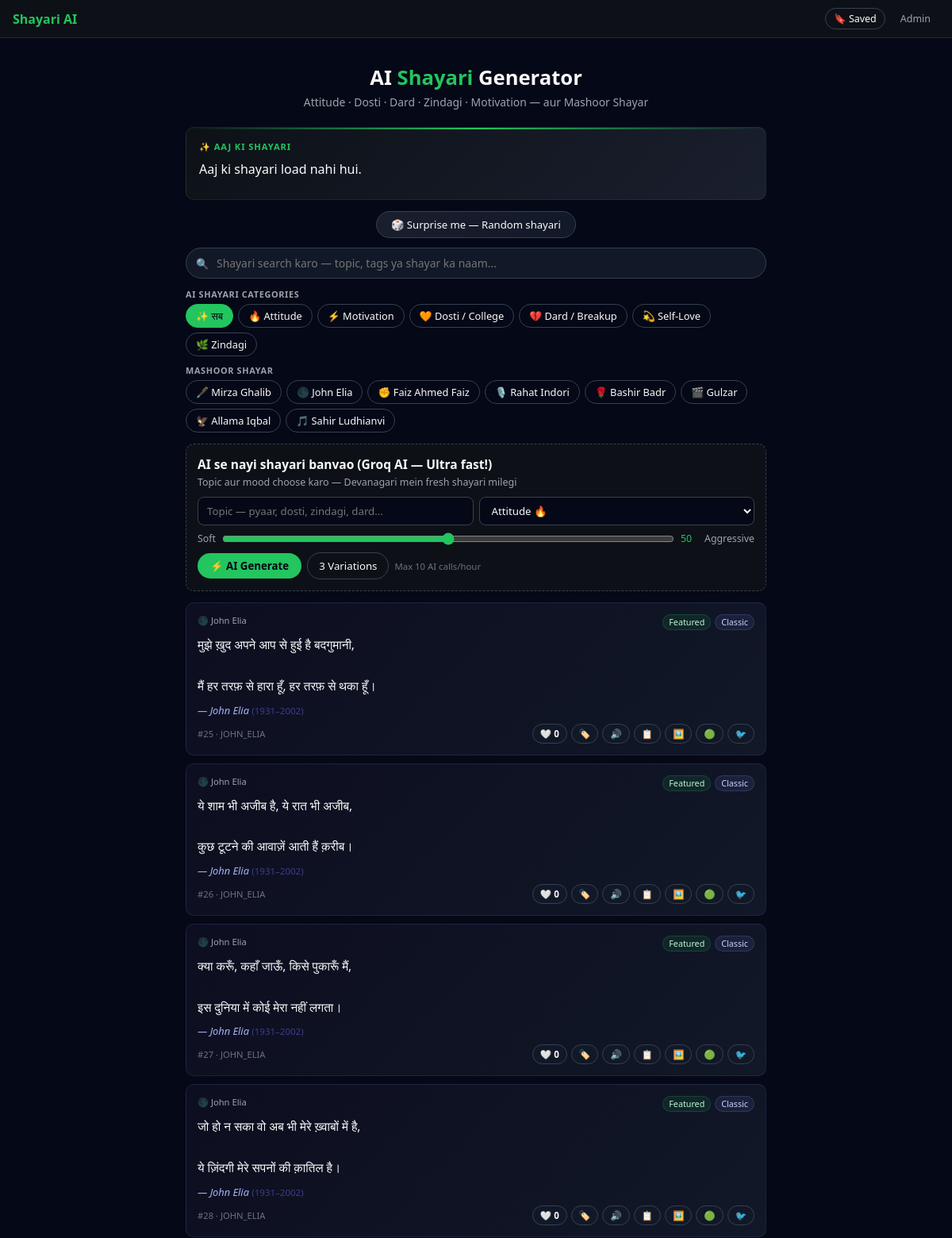
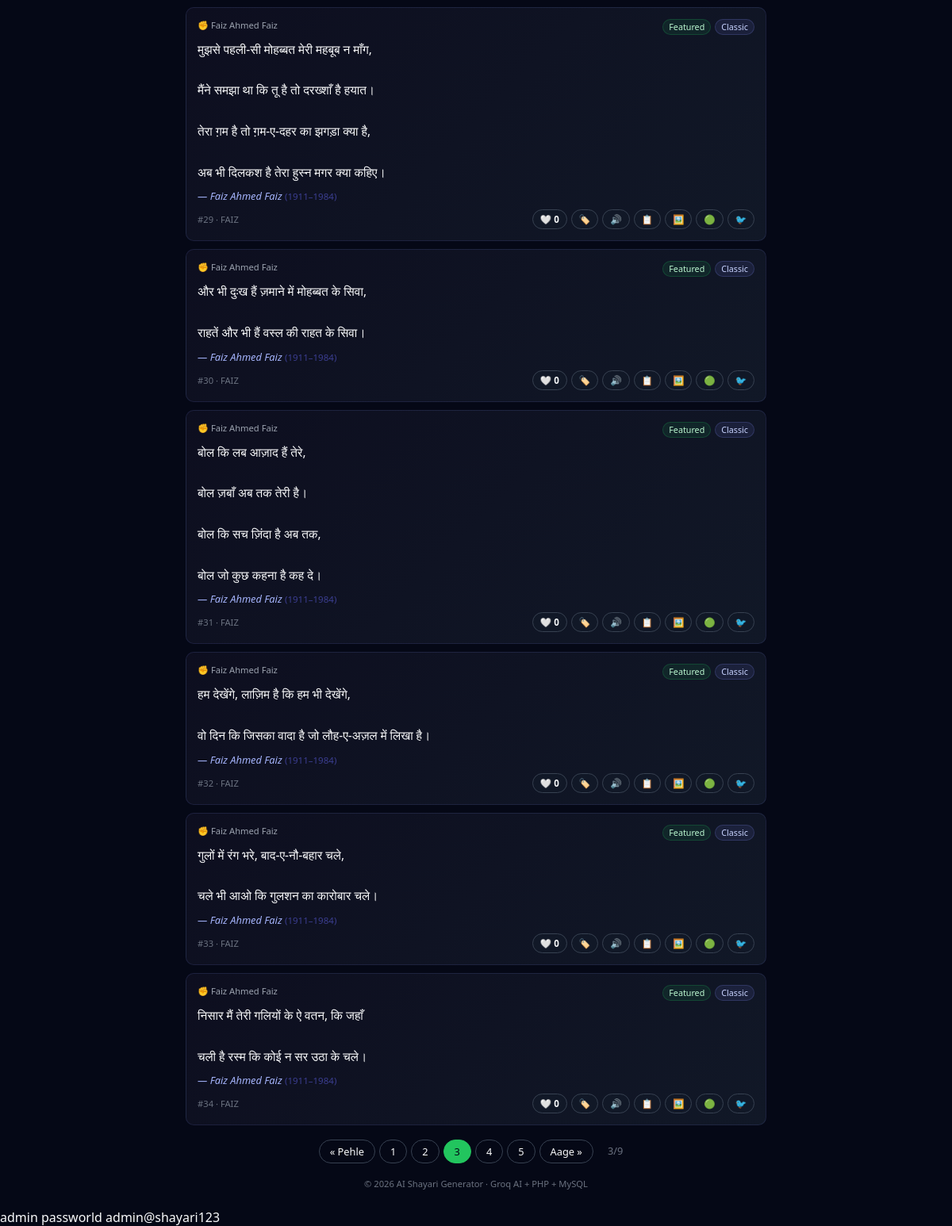
The page /?cat=ALL&page=3 on the database its author committed (2 pictures, top to bottom).
### tables this page shows
CREATE TABLE IF NOT EXISTS shayaris (
  id INT AUTO_INCREMENT PRIMARY KEY,
  text TEXT NOT NULL,
  category VARCHAR(50) NOT NULL,
  tags VARCHAR(200),
  is_featured TINYINT(1) DEFAULT 0,
  likes INT DEFAULT 0,
  poet VARCHAR(100) DEFAULT NULL,
  poet_era VARCHAR(50) DEFAULT NULL,
  created_at TIMESTAMP DEFAULT CURRENT_TIMESTAMP
);

### index.php (the view, shortened to what this page needs)
<?php
require_once 'config.php';
$categories = [
    'ALL'           => ['label'=>'सब',              'emoji'=>'✨'],
    'ATTITUDE'      => ['label'=>'Attitude',        'emoji'=>'🔥'],
    'MOTIVATION'    => ['label'=>'Motivation',      'emoji'=>'⚡'],
    'DOSTI_COLLEGE' => ['label'=>'Dosti / College', 'emoji'=>'🧡'],
    'DARD'          => ['label'=>'Dard / Breakup',  'emoji'=>'💔'],
    'SELF'          => ['label'=>'Self-Love',       'emoji'=>'💫'],
    'ZINDAGI'       => ['label'=>'Zindagi',         'emoji'=>'🌿'],
    'GHALIB'        => ['label'=>'Mirza Ghalib',    'emoji'=>'🖋️'],
    'JOHN_ELIA'     => ['label'=>'John Elia',       'emoji'=>'🌑'],
    'FAIZ'          => ['label'=>'Faiz Ahmed Faiz', 'emoji'=>'✊'],
    'RAHAT'         => ['label'=>'Rahat Indori',    'emoji'=>'🎙️'],
    'BASHIR_BADR'   => ['label'=>'Bashir Badr',     'emoji'=>'🌹'],
    'GULZAR'        => ['label'=>'Gulzar',          'emoji'=>'🎬'],
    'IQBAL'         => ['label'=>'Allama Iqbal',    'emoji'=>'🦅'],
    'SAHIR'         => ['label'=>'Sahir Ludhianvi', 'emoji'=>'🎵'],
];
$famousPoets  = ['GHALIB','JOHN_ELIA','FAIZ','RAHAT','BASHIR_BADR','GULZAR','IQBAL','SAHIR'];
$aiCategories = ['ALL','ATTITUDE','MOTIVATION','DOSTI_COLLEGE','DARD','SELF','ZINDAGI'];
$currentCat = $_GET['cat']  ?? 'ALL';
$page       = max(1, intval($_GET['page'] ?? 1));
$perPage    = 10;
$offset     = ($page - 1) * $perPage;
if ($currentCat === 'ALL') {
    $cntS = $conn->prepare("SELECT COUNT(*) as c FROM shayaris");
    $cntS->execute();
    $total = $cntS->get_result()->fetch_assoc()['c'];
    $stmt  = $conn->prepare("SELECT * FROM shayaris ORDER BY is_featured DESC, created_at DESC LIMIT ? OFFSET ?");
    $stmt->bind_param("ii", $perPage, $offset);
}
$stmt->execute();
$result     = $stmt->get_result();
$totalPages = max(1, ceil($total / $perPage));
$bookmarks  = $_SESSION['bookmarks'] ?? [];
?>
<!DOCTYPE html>
<html lang="hi">
<head>
</head>
<body>
<nav>
  <div class="nav-brand">Shayari AI</div>
  <div class="nav-right">
    <button class="nav-bm-btn" id="nav-bm-btn" onclick="openBmModal()">
      🔖 Saved <span class="bm-count" id="bm-count"><?= count($bookmarks) ?></span>
    </button>
    <a href="admin.php">Admin</a>
  </div>
</nav>
<div class="wrap">
  <header>
    <h1>AI <span>Shayari</span> Generator</h1>
    <p>Attitude · Dosti · Dard · Zindagi · Motivation — aur Mashoor Shayar</p>
  </header>
  <div class="sotd-wrap" id="sotd-wrap">
    <div class="sotd-label">✨ Aaj ki shayari</div>
    <div class="sotd-text" id="sotd-text">Loading...</div>
  </div>
  <div class="random-wrap">
    <button class="btn-random" onclick="openRandom()">🎲 Surprise me — Random shayari</button>
  </div>
  <div class="search-wrap">
    <span class="si">🔍</span>
    <input type="text" id="search-inp" placeholder="Shayari search karo — topic, tags ya shayar ka naam..." autocomplete="off">
  </div>
  <div class="sec-label">AI Shayari Categories</div>
  <div class="cats">
    <?php foreach ($aiCategories as $k):
      $c = $categories[$k];
      $isZ = $k === 'ZINDAGI';
    ?>
    <a href="?cat=<?= $k ?>" class="cat-btn <?= $isZ ? 'zindagi-btn' : '' ?> <?= $currentCat===$k ? 'active' : '' ?>">
      <?= $c['emoji'] ?> <?= htmlspecialchars($c['label']) ?>
    </a>
    <?php endforeach; ?>
  </div>
  <div class="sec-label" style="margin-top:10px">Mashoor Shayar</div>
  <div class="cats">
    <?php foreach ($famousPoets as $k):
      $c = $categories[$k];
    ?>
    <a href="?cat=<?= $k ?>" class="cat-btn poet <?= $currentCat===$k ? 'active' : '' ?>">
      <?= $c['emoji'] ?> <?= htmlspecialchars($c['label']) ?>
    </a>
    <?php endforeach; ?>
  </div>
  <div class="gen-box">
    <div class="gen-title">AI se nayi shayari banvao (Groq AI — Ultra fast!)</div>
    <div class="gen-sub">Topic aur mood choose karo — Devanagari mein fresh shayari milegi</div>
    <div class="gen-row">
      <input type="text" id="topic" placeholder="Topic — pyaar, dosti, zindagi, dard...">
      <select id="mood">
        <option value="ATTITUDE">Attitude 🔥</option>
      </select>
    </div>
    <div class="tone-row">
      <label>Soft</label>
      <input type="range" id="tone" min="0" max="100" value="50">
      <span class="tone-val" id="tone-val">50</span>
      <label>Aggressive</label>
    </div>
    <div class="gen-btns">
      <button class="btn-gen" id="btn-gen">⚡ AI Generate</button>
      <button class="btn-var" id="btn-var">3 Variations</button>
      <span class="rate-note">Max 10 AI calls/hour</span>
    </div>
  </div>
  <div class="list" id="shayari-list">
    <?php
    while ($row = $result->fetch_assoc()):
      $cat  = $row['category'];
      $isP  = in_array($cat, $famousPoets);
      $isZ  = $cat === 'ZINDAGI';
      $cd   = $categories[$cat] ?? ['label'=>$cat,'emoji'=>''];
      $clbl = $cd['emoji'].' '.$cd['label'];
      $liked= isset($_SESSION['liked_'.$row['id']]);
      $bmd  = in_array($row['id'], $bookmarks);
      $pn   = $row['poet'] ?? '';
      $pe   = $row['poet_era'] ?? '';
      $waText = urlencode($row['text'] . ($pn ? "\n\n— $pn" : '') . "\n\n(AI Shayari)");
      $twText = urlencode($row['text'] . ($pn ? " — $pn" : ''));
    ?>
    <div class="card <?= $isP?'poet-card':($isZ?'zindagi-card':'') ?>" id="card-<?= $row['id'] ?>">
      <div class="card-top">
        <div class="cat-label"><?= htmlspecialchars($clbl, ENT_QUOTES, 'UTF-8') ?></div>
        <div class="badges">
          <?php if($row['is_featured']): ?><span class="bdg featured">Featured</span><?php endif; ?>
          <?php if($isP): ?><span class="bdg classic">Classic</span><?php endif; ?>
        </div>
      </div>
      <div class="shayari-text"><?= nl2br(htmlspecialchars($row['text'], ENT_QUOTES, 'UTF-8')) ?></div>
      <?php if($pn): ?>
      <div class="poet-credit">— <?= htmlspecialchars($pn) ?> <?php if($pe): ?><span class="era">(<?= htmlspecialchars($pe) ?>)</span><?php endif; ?></div>
      <?php endif; ?>
      <div class="card-foot">
        <div class="card-meta">#<?= $row['id'] ?> · <?= htmlspecialchars($cat) ?></div>
        <div class="actions">
          <button class="btn like-btn <?= $liked?'liked':'' ?>" data-id="<?= $row['id'] ?>">
            <?= $liked?'❤️':'🤍' ?> <span class="lc"><?= $row['likes'] ?></span>
          </button>
          <button class="btn bm-btn <?= $bmd?'saved':'' ?>" data-id="<?= $row['id'] ?>"><?= $bmd?'🔖':'🏷️' ?></button>
          <button class="btn tts-btn" data-text="<?= htmlspecialchars($row['text'], ENT_QUOTES, 'UTF-8') ?>">🔊</button>
          <button class="btn copy-btn" data-text="<?= htmlspecialchars($row['text'], ENT_QUOTES, 'UTF-8') ?>">📋</button>
          <button class="btn img-btn" data-text="<?= htmlspecialchars($row['text'], ENT_QUOTES, 'UTF-8') ?>" data-cat="<?= htmlspecialchars($clbl) ?>" data-poet="<?= htmlspecialchars($pn) ?>">🖼️</button>
          <a class="btn" href="https://api.whatsapp.com/send?text=<?= $waText ?>" target="_blank" rel="noopener">🟢</a>
          <a class="btn" href="https://twitter.com/intent/tweet?text=<?= $twText ?>" target="_blank" rel="noopener">🐦</a>
        </div>
      </div>
    </div>
    <?php endwhile; ?>
  </div>
  <?php if($totalPages > 1): ?>
  <div class="pager">
    <?php if($page>1): ?><a href="?cat=<?= $currentCat ?>&page=<?= $page-1 ?>">« Pehle</a><?php endif; ?>
    <?php for($i=max(1,$page-2);$i<=min($totalPages,$page+2);$i++): ?>
    <a href="?cat=<?= $currentCat ?>&page=<?= $i ?>" class="<?= $i===$page?'active':'' ?>"><?= $i ?></a>
    <?php endfor; ?>
    <?php if($page<$totalPages): ?><a href="?cat=<?= $currentCat ?>&page=<?= $page+1 ?>">Aage »</a><?php endif; ?>
    <span><?= $page ?>/<?= $totalPages ?></span>
  </div>
  <?php endif; ?>
  <footer>© <?= date('Y') ?> AI Shayari Generator · Groq AI + PHP + MySQL</footer>
</div>
</body>
</html>

### rows shown on the page
shayaris: category "🌑 John Elia", is_featured "Featured", shows "Classic", text "मुझे ख़ुद अपने आप से हुई है बदगुमानी, मैं हर तरफ़ से हारा हूँ, हर तरफ़ से थका हूँ।", poet "John Elia", poet_era "1931–2002", id "25", category "JOHN_ELIA", likes "0"
shayaris: category "🌑 John Elia", is_featured "Featured", shows "Classic", text "ये शाम भी अजीब है, ये रात भी अजीब, कुछ टूटने की आवाज़ें आती हैं क़रीब।", poet "John Elia", poet_era "1931–2002", id "26", category "JOHN_ELIA", likes "0"
shayaris: category "🌑 John Elia", is_featured "Featured", shows "Classic", text "क्या करूँ, कहाँ जाऊँ, किसे पुकारूँ मैं, इस दुनिया में कोई मेरा नहीं लगता।", poet "John Elia", poet_era "1931–2002", id "27", category "JOHN_ELIA", likes "0"
shayaris: category "🌑 John Elia", is_featured "Featured", shows "Classic", text "जो हो न सका वो अब भी मेरे ख़्वाबों में है, ये ज़िंदगी मेरे सपनों की क़ातिल है।", poet "John Elia", poet_era "1931–2002", id "28", category "JOHN_ELIA", likes "0"
shayaris: category "✊ Faiz Ahmed Faiz", is_featured "Featured", shows "Classic", text "मुझसे पहली-सी मोहब्बत मेरी महबूब न माँग, मैंने समझा था कि तू है तो दरख्शाँ है हयात। तेरा ग़म है तो ग़म-ए-दहर का झगड़ा क्या है, अब भी दिलकश है तेरा हुस्न मगर क्या कहिए।", poet "Faiz Ahmed Faiz", poet_era "1911–1984", id "29", category "FAIZ", likes "0"
shayaris: category "✊ Faiz Ahmed Faiz", is_featured "Featured", shows "Classic", text "और भी दुःख हैं ज़माने में मोहब्बत के सिवा, राहतें और भी हैं वस्ल की राहत के सिवा।", poet "Faiz Ahmed Faiz", poet_era "1911–1984", id "30", category "FAIZ", likes "0"
shayaris: category "✊ Faiz Ahmed Faiz", is_featured "Featured", shows "Classic", text "बोल कि लब आज़ाद हैं तेरे, बोल ज़बाँ अब तक तेरी है। बोल कि सच ज़िंदा है अब तक, बोल जो कुछ कहना है कह दे।", poet "Faiz Ahmed Faiz", poet_era "1911–1984", id "31", category "FAIZ", likes "0"
shayaris: category "✊ Faiz Ahmed Faiz", is_featured "Featured", shows "Classic", text "हम देखेंगे, लाज़िम है कि हम भी देखेंगे, वो दिन कि जिसका वादा है जो लौह-ए-अज़ल में लिखा है।", poet "Faiz Ahmed Faiz", poet_era "1911–1984", id "32", category "FAIZ", likes "0"
shayaris: category "✊ Faiz Ahmed Faiz", is_featured "Featured", shows "Classic", text "गुलों में रंग भरे, बाद-ए-नौ-बहार चले, चले भी आओ कि गुलशन का कारोबार चले।", poet "Faiz Ahmed Faiz", poet_era "1911–1984", id "33", category "FAIZ", likes "0"
shayaris: category "✊ Faiz Ahmed Faiz", is_featured "Featured", shows "Classic", text "निसार मैं तेरी गलियों के ऐ वतन, कि जहाँ चली है रस्म कि कोई न सर उठा के चले।", poet "Faiz Ahmed Faiz", poet_era "1911–1984", id "34", category "FAIZ", likes "0"

### other values the page prints
$c['emoji'] "✨"
$c['label'] "सब"
$c['emoji'] "🔥"
$c['label'] "Attitude"
$c['emoji'] "⚡"
$c['label'] "Motivation"
$c['emoji'] "🧡"
$c['label'] "Dosti / College"
$c['emoji'] "💔"
$c['label'] "Dard / Breakup"
$c['emoji'] "💫"
$c['label'] "Self-Love"
$c['emoji'] "🌿"
$c['label'] "Zindagi"
$c['emoji'] "🖋️"
